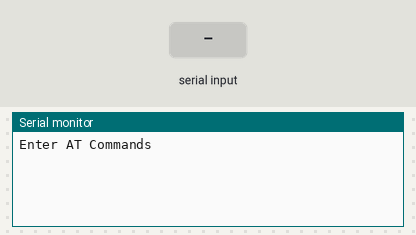
Simulated run of this sketch. Board: Arduino Leonardo, built with avr-gcc and run on an emulated ATmega32U4. Parts: the last lines printed to the serial monitor. Inputs (shaded band) come from the test bench.

Above: at 3.2 s.
3.3 s: "1" received over the second serial link
At 4.5 s:
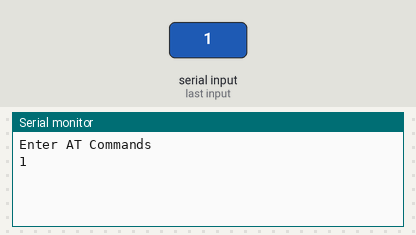
4.8 s: "0" received over the second serial link
At 5.6 s:
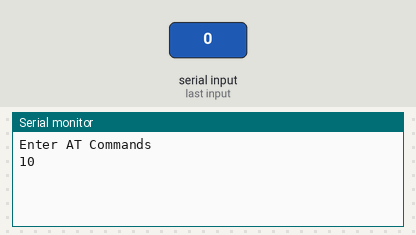

The sketch:

BluetoothTest.ino
```cpp
//#include <SoftwareSerial.h>

//SoftwareSerial BTSerial(0,1);


void setup() {
  // put your setup code here, to run once:
  //pinMode(KeyPin,OUTPUT);
  //digitalWrite(KeyPin,HIGH);

  Serial.begin(38400);
  delay(2000);
  Serial.println("Enter AT Commands");
  Serial1.begin(38400); //Sets the bluetooth UART baud rate for AT command mode

}

void loop() {
  // put your main code here, to run repeatedly:
  if(Serial1.available()){
    Serial.write(Serial1.read());
  }

  if(Serial.available()){
    Serial1.write(Serial.read());
  }

}
```

Measured:
- after the input at 3.3 s, the serial monitor: prints a new line at once (image 1)
- after the input at 4.8 s, the serial monitor: prints a new line at once (image 2)
